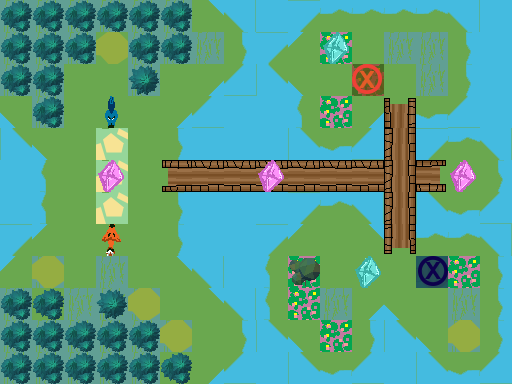

This is a level from a 2D game, rendered from its Tiled map with the project's own tilesets. A one-line summary and the complete map file follow:
An orthogonal 16x12 tile map with 32x32 px tiles, 3 tile layers (Ground, Obstacles, Objects), 1 hidden layer not drawn.

<map version="1.0" orientation="orthogonal" renderorder="right-down" width="16" height="12" tilewidth="32" tileheight="32" nextobjectid="1">
 <tileset firstgid="1" name="TilesetPlaceholder" tilewidth="32" tileheight="32" tilecount="240" columns="10">
  <image source="../../../../Tileset.png" width="320" height="768" />
 </tileset>
 <layer name="Ground" width="16" height="12">
  <data encoding="csv">
7,7,7,7,7,7,1610612767,1610612757,5,3221225493,1610612747,1610612747,1610612747,1610612747,1610612757,5,
7,7,7,1,7,7,7,11,3221225493,3221225503,3,1,7,7,11,5,
7,7,1,1,7,1,31,21,2684354581,2684354591,1,3,1,7,11,5,
2684354591,7,1,1,1,31,21,5,5,3221225483,3,31,3221225486,2684354571,21,5,
2684354581,2684354591,1,2684354568,1,11,5,5,5,2684354581,2684354571,21,4,3221225493,1610612747,1610612757,
5,3221225483,1,2684354568,1,2684354574,2684354564,2684354564,2684354564,2684354564,2684354564,2684354564,4,1610612750,1,11,
5,3221225483,1,2684354568,1,11,5,5,5,3221225493,1610612747,1610612757,4,2684354581,2684354571,21,
3221225493,3221225503,1,1,1,11,5,5,3221225493,3221225503,1,1610612767,14,1610612747,1610612747,1610612757,
3221225503,7,1,7,1,1610612767,1610612757,5,3221225483,3,1,1,1,1,3,11,
7,1,7,7,7,1,1610612767,1610612757,3221225483,3,7,31,2684354591,1,7,11,
7,7,7,7,7,7,1,11,2684354581,2684354591,3,11,2684354581,2684354591,7,11,
7,7,7,7,7,1,31,21,5,2684354581,2684354571,21,5,2684354581,2684354571,21
</data>
 </layer>
 <layer name="Obstacles" width="16" height="12">
  <data encoding="csv">
42,42,42,42,42,42,0,0,0,0,0,0,0,0,0,0,
42,42,42,44,42,42,0,0,0,0,0,0,0,0,0,0,
42,42,0,0,53,0,0,0,0,0,0,0,0,0,0,0,
0,42,0,0,0,0,0,0,0,0,0,0,0,0,0,0,
0,0,0,0,0,0,0,0,0,0,0,0,0,0,0,0,
0,0,0,0,0,0,0,0,0,0,0,0,0,0,0,0,
0,0,0,0,0,0,0,0,0,0,0,0,0,0,0,0,
0,0,0,0,0,0,0,0,0,0,0,0,0,0,0,0,
0,44,0,0,0,0,0,0,0,54,0,0,0,0,0,0,
42,42,0,53,44,0,0,0,0,0,0,0,0,0,0,0,
42,42,42,42,42,44,0,0,0,0,0,0,0,0,44,0,
42,42,42,42,42,42,0,0,0,0,0,0,0,0,0,0
</data>
 </layer>
 <layer name="Objects" width="16" height="12">
  <data encoding="csv">
0,0,0,0,0,0,0,0,0,0,0,0,0,0,0,0,
0,0,0,0,0,0,0,0,0,0,184,0,0,0,0,0,
0,0,0,0,0,0,0,0,0,0,0,181,0,0,0,0,
0,0,0,3221225664,0,0,0,0,0,0,0,0,0,0,0,0,
0,0,0,0,0,0,0,0,0,0,0,0,0,0,0,0,
0,0,0,183,0,0,0,0,183,0,0,0,0,0,183,0,
0,0,0,0,0,0,0,0,0,0,0,0,0,0,0,0,
0,0,0,191,0,0,0,0,0,0,0,0,0,0,0,0,
0,0,0,0,0,0,0,0,0,0,0,184,0,182,0,0,
0,0,0,0,0,0,0,0,0,0,0,0,0,0,0,0,
0,0,0,0,0,0,0,0,0,0,0,0,0,0,0,0,
0,0,0,0,0,0,0,0,0,0,0,0,0,0,0,0
</data>
 </layer>
 <layer name="Solution" width="16" height="12" visible="0">
  <data encoding="csv">
0,0,0,0,0,0,0,0,0,0,0,0,0,0,0,0,
0,0,0,0,0,0,0,0,0,0,0,0,0,0,0,0,
0,0,0,0,0,0,0,0,0,0,222,222,222,222,0,0,
0,0,0,222,0,0,0,0,0,0,222,0,0,0,0,0,
0,0,0,222,232,0,0,0,0,0,222,0,0,0,0,0,
0,0,0,222,222,232,232,232,232,232,222,0,0,0,0,0,
0,0,0,222,0,0,0,0,0,0,232,0,0,0,0,0,
0,0,0,0,0,0,0,0,0,0,232,0,232,232,0,0,
0,0,0,0,0,0,0,0,0,0,232,0,0,232,0,0,
0,0,0,0,0,0,0,0,0,0,232,232,232,232,0,0,
0,0,0,0,0,0,0,0,0,0,0,0,0,0,0,0,
0,0,0,0,0,0,0,0,0,0,0,0,0,0,0,0
</data>
 </layer>
</map>
